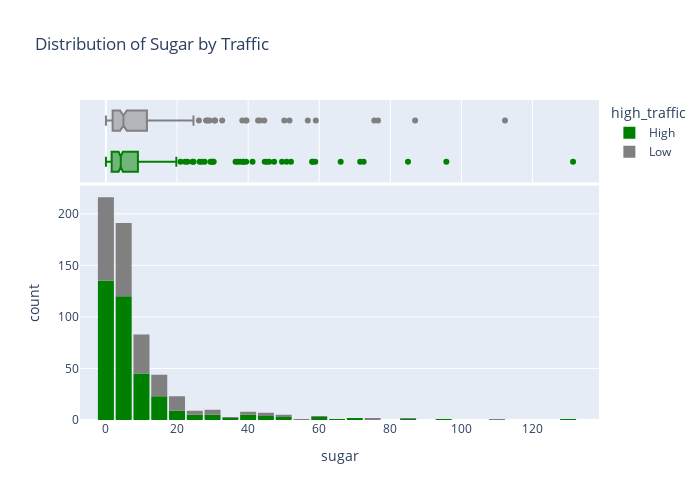

The code cell stored with this chart in its notebook:
### Markdown cell above
**Sugar**

### Code cell
fig = px.histogram(train_df,
                   x='sugar',
                   marginal='box',
                   color='high_traffic',
                   color_discrete_sequence=['green','grey'],
                   title='Distribution of Sugar by Traffic')
fig.update_layout(bargap=0.1)
fig.update_layout(width=700, height=500)
fig.show()

### Figure 1 — Plotly figure (JSON) as saved in the notebook; plotly's stock layout.template omitted (floating-point values rounded to 4 significant figures; data arrays with more than 128 entries replaced by an {"elided": "..."} marker saying what was removed)
{"data": [{"alignmentgroup": "True", "bingroup": "x", "hovertemplate": "high_traffic=High<br>sugar=%{x}<br>count=%{y}<extra></extra>", "legendgroup": "High", "marker": {"color": "green", "pattern": {"shape": ""}}, "name": "High", "offsetgroup": "High", "orientation": "v", "showlegend": true, "type": "histogram", "x": {"elided": "365 float values"}, "xaxis": "x", "yaxis": "y"}, {"alignmentgroup": "True", "hovertemplate": "high_traffic=High<br>sugar=%{x}<extra></extra>", "legendgroup": "High", "marker": {"color": "green"}, "name": "High", "notched": true, "offsetgroup": "High", "showlegend": false, "type": "box", "x": {"elided": "365 float values"}, "xaxis": "x2", "yaxis": "y2"}, {"alignmentgroup": "True", "bingroup": "x", "hovertemplate": "high_traffic=Low<br>sugar=%{x}<br>count=%{y}<extra></extra>", "legendgroup": "Low", "marker": {"color": "grey", "pattern": {"shape": ""}}, "name": "Low", "offsetgroup": "Low", "orientation": "v", "showlegend": true, "type": "histogram", "x": {"elided": "249 float values"}, "xaxis": "x", "yaxis": "y"}, {"alignmentgroup": "True", "hovertemplate": "high_traffic=Low<br>sugar=%{x}<extra></extra>", "legendgroup": "Low", "marker": {"color": "grey"}, "name": "Low", "notched": true, "offsetgroup": "Low", "showlegend": false, "type": "box", "x": {"elided": "249 float values"}, "xaxis": "x2", "yaxis": "y2"}], "layout": {"bargap": 0.1, "barmode": "relative", "height": 500, "legend": {"title": {"text": "high_traffic"}, "tracegroupgap": 0}, "title": {"text": "Distribution of Sugar by Traffic"}, "width": 700, "xaxis": {"anchor": "y", "domain": [0, 1], "title": {"text": "sugar"}}, "xaxis2": {"anchor": "y2", "domain": [0, 1], "matches": "x", "showgrid": true, "showticklabels": false}, "yaxis": {"anchor": "x", "domain": [0, 0.7326], "title": {"text": "count"}}, "yaxis2": {"anchor": "x2", "domain": [0.7426, 1], "matches": "y2", "showgrid": false, "showline": false, "showticklabels": false, "ticks": ""}}}
